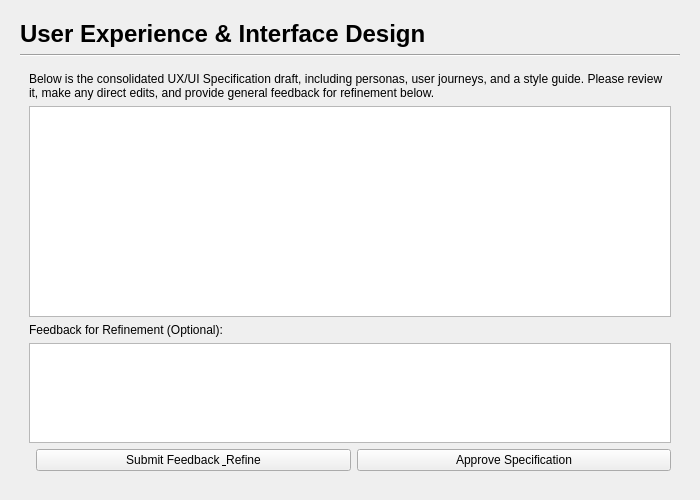
<?xml version="1.0" encoding="UTF-8"?>
<ui version="4.0">
 <class>UXSpecPage</class>
 <widget class="QWidget" name="UXSpecPage">
  <property name="geometry">
   <rect>
    <x>0</x>
    <y>0</y>
    <width>700</width>
    <height>500</height>
   </rect>
  </property>
  <property name="windowTitle">
   <string>Form</string>
  </property>
  <layout class="QVBoxLayout" name="verticalLayout">
   <property name="leftMargin">
    <number>20</number>
   </property>
   <property name="topMargin">
    <number>20</number>
   </property>
   <property name="rightMargin">
    <number>20</number>
   </property>
   <property name="bottomMargin">
    <number>20</number>
   </property>
   <item>
    <widget class="QLabel" name="headerLabel">
     <property name="text">
      <string>User Experience &amp; Interface Design</string>
     </property>
     <property name="styleSheet">
      <string notr="true">font-size: 18pt; font-weight: bold;</string>
     </property>
    </widget>
   </item>
   <item>
    <widget class="Line" name="line">
     <property name="orientation">
      <enum>Qt::Horizontal</enum>
     </property>
    </widget>
   </item>
   <item>
    <widget class="QStackedWidget" name="stackedWidget">
     <widget class="QWidget" name="reviewPage">
      <layout class="QVBoxLayout" name="verticalLayout_2">
       <item>
        <widget class="QLabel" name="reviewInstructionLabel">
         <property name="text">
          <string>Below is the consolidated UX/UI Specification draft, including personas, user journeys, and a style guide. Please review it, make any direct edits, and provide general feedback for refinement below.</string>
         </property>
         <property name="wordWrap">
          <bool>true</bool>
         </property>
        </widget>
       </item>
       <item>
        <widget class="QTextEdit" name="specTextEdit"/>
       </item>
       <item>
        <widget class="QLabel" name="feedbackLabel">
         <property name="text">
          <string>Feedback for Refinement (Optional):</string>
         </property>
        </widget>
       </item>
       <item>
        <widget class="QPlainTextEdit" name="feedbackTextEdit">
         <property name="maximumSize">
          <size>
           <width>16777215</width>
           <height>100</height>
          </size>
         </property>
        </widget>
       </item>
       <item>
        <layout class="QHBoxLayout" name="horizontalLayout">
         <item>
          <spacer name="horizontalSpacer">
           <property name="orientation">
            <enum>Qt::Horizontal</enum>
           </property>
          </spacer>
         </item>
         <item>
          <widget class="QPushButton" name="refineButton">
           <property name="text">
            <string>Submit Feedback &amp; Refine</string>
           </property>
          </widget>
         </item>
         <item>
          <widget class="QPushButton" name="approveButton">
           <property name="text">
            <string>Approve Specification</string>
           </property>
          </widget>
         </item>
        </layout>
       </item>
      </layout>
     </widget>
    </widget>
   </item>
  </layout>
 </widget>
 <resources/>
 <connections/>
</ui>
